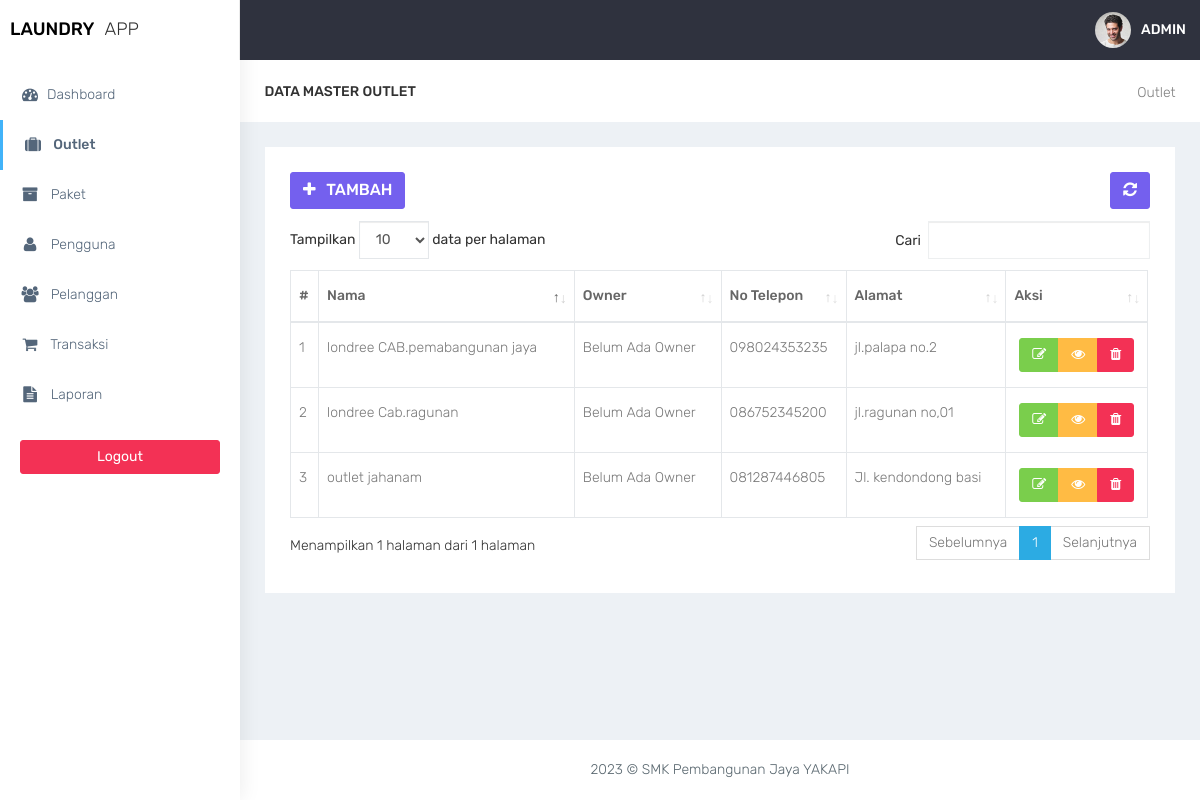
Screenshot of /admin/outlet.php (signed in) with the database file from the repository.
### tables this page shows
CREATE TABLE `outlet` (
  `id_outlet` int(11) NOT NULL,
  `nama_outlet` varchar(100) DEFAULT NULL,
  `alamat_outlet` text DEFAULT NULL,
  `telp_outlet` varchar(15) DEFAULT NULL
);

### admin/functions.php (called while the page is built, shortened)
<?php
function ambildata($conn,$query){
$data = mysqli_query($conn,$query);
if (mysqli_num_rows($data)>0){
while($row = mysqli_fetch_assoc($data)){
    $hasil[] = $row;
}
 return $hasil;
  }
}
?>

### admin/outlet.php (the view, shortened to what this page needs)
<?php
require 'functions.php';
$query = 'SELECT outlet.*,user.nama_user FROM outlet LEFT JOIN user ON user.outlet_id = outlet.id_outlet';
$data = ambildata($conn,$query)
?>
<!DOCTYPE html>
<html lang="en">
<head>
    <link href="../assets/bootstrap/dist/css/bootstrap.min.css" rel="stylesheet">
    <link href="../assets/plugins/bower_components/sidebar-nav/dist/sidebar-nav.min.css" rel="stylesheet">
    <link href="../assets/plugins/bower_components/toast-master/css/jquery.toast.css" rel="stylesheet">
    <link href="../assets/plugins/bower_components/morrisjs/morris.css" rel="stylesheet">
    <link href="../assets/plugins/bower_components/chartist-js/dist/chartist.min.css" rel="stylesheet">
    <link href="../assets/plugins/bower_components/chartist-plugin-tooltip-master/dist/chartist-plugin-tooltip.css" rel="stylesheet">
    <link href="../assets/css/animate.css" rel="stylesheet">
    <link href="../assets/css/style.css" rel="stylesheet">
    <link href="../assets/css/colors/default.css" id="theme" rel="stylesheet">
    <link rel="stylesheet" type="text/css" href="../assets/DataTables/datatables.min.css"/>
</head>
<body class="fix-header">
    <div id="wrapper">
        <nav class="navbar navbar-default navbar-static-top m-b-0">
            <div class="navbar-header">
                <div class="top-left-part">
                    <a class="logo" href="index.php">
                        <b style="color:black">
                            LAUNDRY
                        </b>
                        <span class="hidden-xs text-dark">
                            APP
                        </span>
                    </a>
                </div>
                <ul class="nav navbar-top-links navbar-right pull-right">
                    <li>
                        <a class="profile-pic" href="#"> <img src="../assets/plugins/images/users/varun.jpg" alt="user-img" width="36" class="img-circle"><b class="hidden-xs">ADMIN</b></a>
                    </li>
                </ul>
            </div>
        </nav>
        <div class="navbar-default sidebar" role="navigation">
            <div class="sidebar-nav slimscrollsidebar">
                <div class="sidebar-head">
                    <h3><span class="fa-fw open-close"><i class="ti-close ti-menu"></i></span> <span class="hide-menu">Navigation</span></h3>
                </div>
                <ul class="nav" id="side-menu">
                    <li style="padding: 70px 0 0;">
                        <a href="index.php" class="waves-effect "><i class="fa fa-tachometer fa-fw" aria-hidden="true"></i>Dashboard</a>
                    </li>
                    <li>
                        <a href="outlet.php" class="waves-effect active"><i class="fa fa-suitcase fa-fw" aria-hidden="true"></i> Outlet</a>
                    </li>
                    <li>
                        <a href="paket.php" class="waves-effect "><i class="fa fa-archive fa-fw" aria-hidden="true"></i> Paket</a>
                    </li>
                    <li>
                        <a href="pengguna.php" class="waves-effect "><i class="fa fa-user fa-fw" aria-hidden="true"></i> Pengguna</a>
                    </li>
                    <li>
                        <a href="pelanggan.php" class="waves-effect "><i class="fa fa-users fa-fw" aria-hidden="true"></i> Pelanggan</a>
                    </li>
                    <li>
                        <a href="transaksi.php" class="waves-effect"><i class="fa fa-shopping-cart fa-fw" aria-hidden="true"></i> Transaksi</a>
                    </li>
                    <li>
                        <a href="laporan.php" class="waves-effect "><i class="fa fa-file-text fa-fw" aria-hidden="true"></i> Laporan</a>
                    </li>
                </ul>
                <div class="center p-20">
                     <a href="logout.php" class="btn btn-danger btn-block waves-effect waves-light">Logout</a>
                 </div>
            </div>
        </div>
        <div id="page-wrapper">
<div class="container-fluid">
    <div class="row bg-title">
        <div class="col-lg-3 col-md-4 col-sm-4 col-xs-12">
            <h4 class="page-title">Data Master Outlet</h4> </div>
        <div class="col-lg-9 col-sm-8 col-md-8 col-xs-12">
            <ol class="breadcrumb">
                <li><a href="#">Outlet</a></li>
            </ol>
        </div>
    </div>
    <div class="row">
        <div class="col-md-12 col-lg-12 col-sm-12 col-xs-12">
            <div class="white-box">
                <div class="row">
                    <div class="col-md-6">
                        <a href="outlet_tambah.php" class="btn btn-primary box-title"><i class="fa fa-plus fa-fw"></i> Tambah</a>
                    </div>
                    <div class="col-md-6 text-right">
                        <button id="btn-refresh" class="btn btn-primary box-title text-right" title="Refresh Data"><i class="fa fa-refresh" id="ic-refresh"></i></button>
                    </div>
                </div>
                <div class="table-responsive">
                    <table class="table table-bordered thead-dark" id="table">
                        <thead class="thead-dark">
                            <tr>
                                <th>#</th>
                                <th>Nama</th>
                                <th>Owner</th>
                                <th>No Telepon</th>
                                <th>Alamat</th>
                                <th>Aksi</th>
                            </tr>
                        </thead>
                        <tbody>
                        <tr>
                        <?php $no = 1; foreach ($data as $outlet): ?>
        <td></td>
        <td><?= htmlspecialchars($outlet['nama_outlet']) ?></td>
        <td>
            <?php if ($outlet['nama_user']== null) {
                echo 'Belum Ada Owner';
                }else{
                    echo  htmlspecialchars($outlet['nama_user']);
                 } ?>
                 </td>
                 <td><?= htmlspecialchars($outlet['telp_outlet']) ?></td>
                 <td><?= htmlspecialchars($outlet['alamat_outlet']) ?></td>
        <td align="center">
            <div class= "btn-group" role = "group" aria-label = "basic example">
            <a href="outlet_edit.php?id=<?= $outlet ['id_outlet'];?>"
               data-toggle="tooltip" data-placement="bottom" title="Edit" class="btn btn-success "><i class= "fa fa-edit"></i></a>
               <a href="#"
               data-toggle="tooltip" data-placement="bottom" title="Detail" class="btn btn-warning "><i class= "fa fa-eye"></i></a>
               <a href="outlet_hapus.php?id=<?= $outlet ['id_outlet'];?>"
              onclick="return confirm('yakin ingin dihapus?');" data-toggle="tooltip" data-placement="bottom" title="hapus" class="btn btn-danger"><i class= "fa fa-trash"></i></a>
                </div>
        </td>
    </tr>
<?php endforeach; ?>
                                                    </tbody>
                    </table>
                </div>
            </div>
        </div>
    </div>
</div>
<footer class="footer text-center"> 2023 &copy; SMK Pembangunan Jaya YAKAPI </footer>
        </div>
    </div>
</html>

### assets/css/colors/default.css (style rules this page uses)
body { background: #fff; }
.top-left-part { background: #fff; }
.navbar-header { background: #2f323e; }
.navbar-top-links > li > a { color: #ffffff; }
.sidebar .sidebar-head { background: #ffffff; }
.sidebar .sidebar-head h3 { color: #686868; }
.sidebar { background: #fff; box-shadow: 1px 0px 20px rgba(0, 0, 0, 0.08); }
#side-menu li a { color: #54667a; }
#side-menu li a { color: #54667a; border-left: 0px solid #fff; }
#side-menu > li > a { border-left: 3px solid transperant; }
#side-menu > li > a.active { background: transperant; color: #54667a; border-left: 3px solid #41b3f9; font-weight: 500; }

### rows the page displays
outlet: nama_outlet "outlet jahanam", telp_outlet "081287446805", alamat_outlet "Jl. kendondong basi"
outlet: nama_outlet "londree CAB.pemabangunan jaya", telp_outlet "098024353235", alamat_outlet "jl.palapa no.2"
outlet: nama_outlet "londree Cab.ragunan", telp_outlet "086752345200", alamat_outlet "jl.ragunan no,01"
